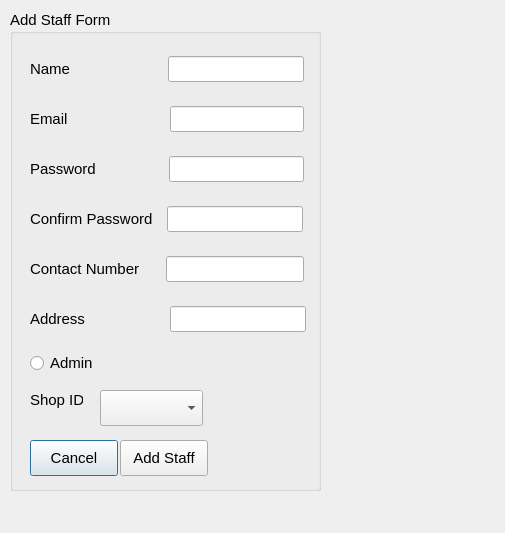
<?xml version="1.0" encoding="UTF-8"?>
<ui version="4.0">
 <class>AddStaff</class>
 <widget class="QDialog" name="AddStaff">
  <property name="geometry">
   <rect>
    <x>0</x>
    <y>0</y>
    <width>505</width>
    <height>533</height>
   </rect>
  </property>
  <property name="windowTitle">
   <string>Dialog</string>
  </property>
  <widget class="QGroupBox" name="groupBox">
   <property name="geometry">
    <rect>
     <x>10</x>
     <y>10</y>
     <width>311</width>
     <height>481</height>
    </rect>
   </property>
   <property name="font">
    <font>
     <pointsize>11</pointsize>
    </font>
   </property>
   <property name="title">
    <string>Add Staff Form</string>
   </property>
   <widget class="QPushButton" name="cancelButton">
    <property name="geometry">
     <rect>
      <x>20</x>
      <y>430</y>
      <width>88</width>
      <height>36</height>
     </rect>
    </property>
    <property name="text">
     <string>Cancel</string>
    </property>
   </widget>
   <widget class="QPushButton" name="addStaffButton">
    <property name="geometry">
     <rect>
      <x>110</x>
      <y>430</y>
      <width>88</width>
      <height>36</height>
     </rect>
    </property>
    <property name="text">
     <string>Add Staff</string>
    </property>
   </widget>
   <widget class="QRadioButton" name="adminButton">
    <property name="geometry">
     <rect>
      <x>20</x>
      <y>340</y>
      <width>70</width>
      <height>26</height>
     </rect>
    </property>
    <property name="text">
     <string>Admin</string>
    </property>
   </widget>
   <widget class="QWidget" name="">
    <property name="geometry">
     <rect>
      <x>20</x>
      <y>40</y>
      <width>274</width>
      <height>38</height>
     </rect>
    </property>
    <layout class="QHBoxLayout" name="horizontalLayout">
     <item>
      <widget class="QLabel" name="nameLabel">
       <property name="font">
        <font>
         <pointsize>11</pointsize>
        </font>
       </property>
       <property name="text">
        <string>Name                      </string>
       </property>
      </widget>
     </item>
     <item>
      <widget class="QLineEdit" name="nameLineEdit"/>
     </item>
    </layout>
   </widget>
   <widget class="QWidget" name="">
    <property name="geometry">
     <rect>
      <x>20</x>
      <y>90</y>
      <width>274</width>
      <height>38</height>
     </rect>
    </property>
    <layout class="QHBoxLayout" name="horizontalLayout_2">
     <item>
      <widget class="QLabel" name="emailLabel">
       <property name="font">
        <font>
         <pointsize>11</pointsize>
        </font>
       </property>
       <property name="text">
        <string>Email                       </string>
       </property>
      </widget>
     </item>
     <item>
      <widget class="QLineEdit" name="emailLineEdit"/>
     </item>
    </layout>
   </widget>
   <widget class="QWidget" name="">
    <property name="geometry">
     <rect>
      <x>20</x>
      <y>140</y>
      <width>274</width>
      <height>38</height>
     </rect>
    </property>
    <layout class="QHBoxLayout" name="horizontalLayout_3">
     <item>
      <widget class="QLabel" name="passwordLabel">
       <property name="font">
        <font>
         <pointsize>11</pointsize>
        </font>
       </property>
       <property name="text">
        <string>Password                </string>
       </property>
      </widget>
     </item>
     <item>
      <widget class="QLineEdit" name="passwordLineEdit">
       <property name="echoMode">
        <enum>QLineEdit::Password</enum>
       </property>
      </widget>
     </item>
    </layout>
   </widget>
   <widget class="QWidget" name="">
    <property name="geometry">
     <rect>
      <x>20</x>
      <y>190</y>
      <width>273</width>
      <height>38</height>
     </rect>
    </property>
    <layout class="QHBoxLayout" name="horizontalLayout_4">
     <item>
      <widget class="QLabel" name="confirmPasswordLabel">
       <property name="font">
        <font>
         <pointsize>11</pointsize>
        </font>
       </property>
       <property name="text">
        <string>Confirm Password  </string>
       </property>
      </widget>
     </item>
     <item>
      <widget class="QLineEdit" name="confirmPasswordLineEdit">
       <property name="echoMode">
        <enum>QLineEdit::Password</enum>
       </property>
      </widget>
     </item>
    </layout>
   </widget>
   <widget class="QWidget" name="">
    <property name="geometry">
     <rect>
      <x>20</x>
      <y>240</y>
      <width>274</width>
      <height>38</height>
     </rect>
    </property>
    <layout class="QHBoxLayout" name="horizontalLayout_5">
     <item>
      <widget class="QLabel" name="contactNumberLabel">
       <property name="font">
        <font>
         <pointsize>11</pointsize>
        </font>
       </property>
       <property name="text">
        <string>Contact Number     </string>
       </property>
      </widget>
     </item>
     <item>
      <widget class="QLineEdit" name="contactNumberLineEdit"/>
     </item>
    </layout>
   </widget>
   <widget class="QWidget" name="">
    <property name="geometry">
     <rect>
      <x>20</x>
      <y>290</y>
      <width>276</width>
      <height>38</height>
     </rect>
    </property>
    <layout class="QHBoxLayout" name="horizontalLayout_6">
     <item>
      <widget class="QLabel" name="adressLabel">
       <property name="text">
        <string>Address                   </string>
       </property>
      </widget>
     </item>
     <item>
      <widget class="QLineEdit" name="AddressLineEdit"/>
     </item>
    </layout>
   </widget>
   <widget class="QLabel" name="shopIdLabel">
    <property name="geometry">
     <rect>
      <x>20</x>
      <y>380</y>
      <width>53</width>
      <height>20</height>
     </rect>
    </property>
    <property name="text">
     <string>Shop ID</string>
    </property>
   </widget>
   <widget class="QComboBox" name="shopIDComboBox">
    <property name="geometry">
     <rect>
      <x>90</x>
      <y>380</y>
      <width>103</width>
      <height>36</height>
     </rect>
    </property>
   </widget>
  </widget>
 </widget>
 <resources/>
 <connections/>
</ui>
